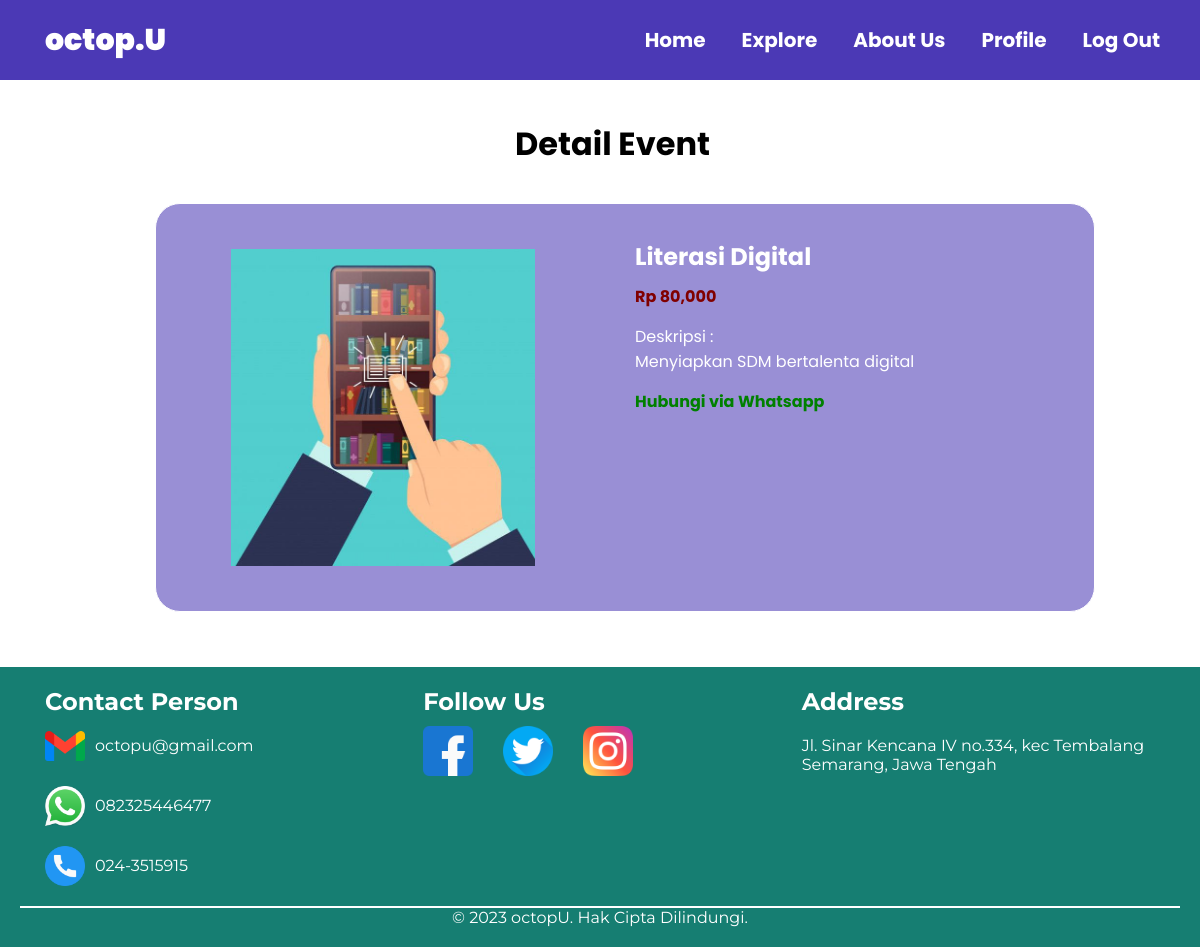
Screenshot of /octopuKons/detailevent.php?id=15 (signed in) with the database file from the repository.
### tables this page shows
CREATE TABLE `tb_jenis_event` (
  `jenis_id` int(11) NOT NULL,
  `event_id` int(11) NOT NULL,
  `jenis_nama` varchar(50) NOT NULL,
  `jenis_harga` int(50) NOT NULL,
  `jenis_desk` varchar(500) NOT NULL,
  `jenis_gambar` varchar(200) NOT NULL,
  `jenis_status` tinyint(1) NOT NULL,
  `jenis_tgl` timestamp NOT NULL DEFAULT current_timestamp() ON UPDATE current_timestamp()
);

### octopuKons/detailevent.php (the view, shortened to what this page needs)
<?php
    include 'connect1.php';
    $produk = mysqli_query($connection, "SELECT * FROM tb_jenis_event WHERE jenis_id = '".$_GET['id']."' ");
    $p = mysqli_fetch_object($produk);
?>
<!DOCTYPE html>
<html lang="en">
<head>
    <link rel="stylesheet" href="css/swiper-bundle.min.css" />
    <link rel="stylesheet" href="https://cdn.jsdelivr.net/npm/swiper@9/swiper-bundle.min.css" />
    <link rel="stylesheet" href="detailproduk1.css" />
</head>
<body>
    <div class="main">
        <div class="navbar">
            <div class="logo">
                <a href="index.html"><b>octop.U</b></a>
            </div>
            <ul class="menu">
                <li><a href="index.html">Home</a></li>
                <li class="dropdown">
                    <a href="#" class="dropbtn">Explore</a>
                </li>
                 <li><a href="index.html">About Us</a></li>
                <li><a href="editprofile.php">Profile</a></li>
                <li><a href="logout.php">Log Out</a></li>
            </ul>
        </div>
        <div class="content">
            <div class="username1">
                <h1 style="text-align: center;">Detail Event</h1>
            </div>
            <div class="section">
                <div class="container">
                    <div class="box" style="background-color: #998fd5;">
                        <div class="col-2">
                            <img src="../event/<?php echo $p->jenis_gambar?>" width="100%">
                        </div>
                        <div class="col-2">
                            <h2 class="judul_produk">
                                <?php echo $p->jenis_nama ?>
                            </h2>
                            <h4 style="color: maroon;">
                                Rp <?php echo number_format($p->jenis_harga) ?>
                            </h4>
                            <p> Deskripsi : <br>
                                <?php echo $p->jenis_desk?>
                            </p>
                            <p>
                            <h4>
                                <a href="https://wa.me/6289637984446?text=Hai%20Octopu%20Saya%20Ingin%20Order"
                                    target="_blank" style="margin-top : 15px; color:green">Hubungi via Whatsapp</a>
                            </h4>
                            </p>
                        </div>
                    </div>
                </div>
            </div>
        </div>
    </div>
    <footer>
        <div class=" container">
            <div class="contact-info">
                <h3 class="conperson" style="padding-bottom: 10px;">Contact Person</h3>
                <div class="gmail">
                    <img src="image/gmail.png" alt="" width="40px" style="margin-right: 10px" />
                    octopu@gmail.com
                </div>
                <div class="whatsapp">
                    <img src="image/whatsapp.png" alt="" width="40px" style="margin-right: 10px" />
                    082325446477
                </div>
                <div class="phone">
                    <img src="image/call.png" alt="" width="40px" style="margin-right: 10px" />
                    024-3515915
                </div>
            </div>
            <div class="social-media">
                <h3 class="followus" style="padding-bottom: 10px;">Follow Us</h3>
                <ul>
                    <li>
                        <a href="#"><img src="image/facebook.png" alt="Facebook" /></a>
                    </li>
                    <li>
                        <a href="#"><img src="image/twiter.png" alt="Twitter" /></a>
                    </li>
                    <li>
                        <a href="#"><img src="image/instagram.png" alt="Instagram" /></a>
                    </li>
                </ul>
            </div>
            <div class="address">
                <h3 class="address">Address</h3>
                <p>Jl. Sinar Kencana IV no.334, kec Tembalang</p>
                <p>Semarang, Jawa Tengah</p>
            </div>
        </div>
        <div class="copyright" style="text-align: center">
            <hr class="hr-copyright" />
            <p>&copy; 2023 octopU. Hak Cipta Dilindungi.</p>
        </div>
    </footer>
</body>
</html>

### octopuKons/detailproduk1.css (style rules this page uses)
* { padding: 0; margin: 0; }
body { margin: 0; padding: 0; font-family: "Poppins", sans-serif; }
a { color: inherit; text-decoration: none; }
a { text-decoration: none; }
.navbar { position: fixed; top: 0; left: 0; width: 100%; height: 60px; background-color: #4b39b5; display: flex; align-items: center; justify-content: space-between; padding: 10px 20px; z-index: 999; }
.menu li { font-weight: bold; font-size: 20px; }
ul.menu li a { display: block; color: white; padding: 8px 16px; text-decoration: none; }
.logo b { height: 40px; font-size: 30px; font-weight: 900; font-family: "Poppins", sans-serif; color: white; margin-left: 25px; }
.menu { list-style: none; display: flex; align-items: center; margin-right: 20px; }
.menu li { margin-right: 4px; }
.menu li a { text-decoration: none; color: white; font-weight: bold; }
.navbar .menu { padding: 20px; }
.content { margin-top: 60px; margin-left: 25px; margin-right: auto; padding: 20px; justify-content: center; align-items: center; }
.username1 { top: auto; bottom: 10px; font-weight: bold; margin-top: 40px; }
.section { padding: 25px 0; padding: 25px 0; width: 85%; margin: 0 auto; color: white; }
hr { color: #fff; }
.box { border-radius: 25px; background-color: #3723a7; border: 1px solid #fff; padding: 15px; box-sizing: border-box; margin: 10px 0; width: 100%; }
.box::after { content: ""; display: block; clear: both; }
.col-2 { width: 50%; min-height: 200px; padding: 10px; box-sizing: border-box; float: left; }
.col-2 img { background-color: #e60000; width: 70%; height: 50%; justify-content: center; align-items: center; display: flex; margin: 20px 10px 20px 50px; }
.col-2 h2 { margin: 10px 0; }
.col-2 h4 { color: rgb(0, 229, 255); }
.col-2 p { margin: 15px 0; text-align: justify; line-height: 25px; }
footer { background-color: #167e72; padding: 20px; font-family: "Montserrat", sans-serif; color: white; margin-bottom: 0; }
.container { display: flex; flex-wrap: wrap; justify-content: center; margin-left: 25px; }
.container h3 { font-size: 24px; font-weight: bold; }
.contact-info, .social-media, .address { flex: 1 1 300px; margin-bottom: 20px; }
.contact-info h3, .social-media h3, .address h3 { margin-top: 0; }
.social-media ul { list-style: none; padding: 0; display: flex; }
.social-media ul li { margin-right: 30px; }
.social-media ul li img { height: 50px; }
.whatsapp { margin-top: 20px; margin-right: 10px; }
.phone { margin-top: 20px; margin-right: 10px; }
.gmail { display: flex; align-items: center; }
.gmail img { margin-right: 20px; }
.whatsapp { display: flex; align-items: center; }
.whatsapp img { margin-right: 20px; }
.phone { display: flex; align-items: center; }
.phone img { margin-right: 20px; }
.hr-copyright { border: 1px solid white; }

### rows the page displays
tb_jenis_event: jenis_gambar (picture), jenis_nama "Literasi Digital", jenis_harga "80,000", jenis_desk "Menyiapkan SDM bertalenta digital"
